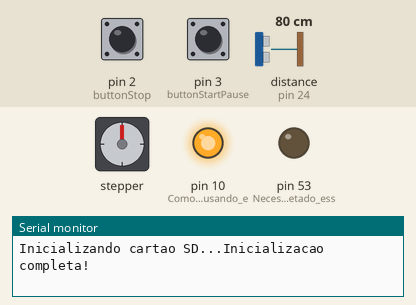
Bench run of a sketch on a simulated Arduino Mega 2560, built with avr-gcc and run on an emulated ATmega2560. Parts: stepper motor, output pins drawn as LEDs (lit = HIGH), the last lines printed to the serial monitor. The test bench sets the inputs (shaded band); at power-on: pin 3 (buttonStartPause) HIGH, pin 2 (buttonStop) HIGH, distance to the obstacle (sensor on pin 24) 80 cm. The echo pulse lasts 58.3 µs per cm; storage starts empty; stepper angles assume 200 steps per turn; pins used as bus, display or sensor lines are not drawn.

Above: at 1.2 s.
1.3 s: pin 3 (buttonStartPause) pulled LOW for 1 s
At 5.9 s:
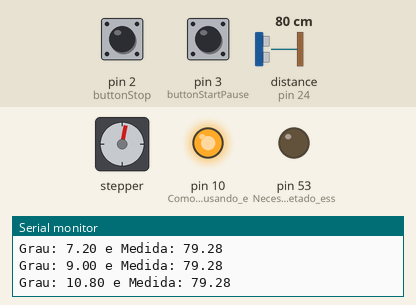
8.2 s: pin 2 (buttonStop) pulled LOW for 1 s
Timing chart, 0 to 11.2 s (numbered marks = the images above; inputs shaded):
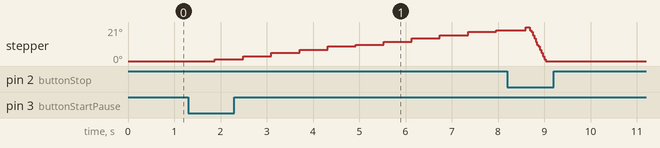

The sketch:

Trenuino.ino
```cpp
/* Trenuino
 * Projeto Desenvolvido por:
 *  Felipe Khoji Myose
 *  João Victor Pacheco
 *  Nicole Zafalon Kovacs
 *  Vinicius Ito Nagura
 *
 * Referências:
 *  Motor:
 *    https://www.arduino.cc/en/Reference/Stepper
 *    https://www.arduino.cc/en/Tutorial/StepperOneRevolution
 *  Sensor ultrassônico:
 *    http://howtomechatronics.com/tutorials/arduino/ultrasonic-sensor-hc-sr04/http://howtomechatronics.com/tutorials/arduino/ultrasonic-sensor-hc-sr04/
 *  Cartão SD:
 *    https://www.arduino.cc/en/Main/ArduinoEthernetShield
 *    https://www.arduino.cc/en/Tutorial/ReadWrite
 *    https://www.arduino.cc/en/Tutorial/Files
 *  Funcão qsort()
 *    https://www.tutorialspoint.com/c_standard_library/c_function_qsort.htm
*/

#include <Stepper.h>
#include <SPI.h>
#include <SD.h>

#define nMedidas 5
#define stepsPerRevolution 200

#define PARADO        0
#define GIRANDO       1
#define PAUSADO       2
#define INTERROMPENDO 30


/* Cabeçalho */
void obterMedidas();
float medirDistancia(int trigPin, int echoPin);
//float media(float distanciasTemporarias[]);
float mediana(float distanciasTemporarias[]);
void escreveArquivo();

/*Variável para criar arquivo*/
File myFile;

/* Registro para medicoes */
struct Medida{
  float grau;
  float distancia;
};

/* Declaracao das variaveis globais */
Medida medidas[200];

/*  Variáveis de estado de execução (relacionado aos botões)
    Estado de Execucao 0: Parado (Stopped), 1: Executando (Started), 2: Pausado (Paused)
    Numero de Passos: conta quantos passos já foram dados
*/
int volatile estadoExecucao = 0;
int volatile numeroPassos = 0;

/* Parametros para API do sensor */
long duration;
float distance;

/* Pinos */
/* NÃO USAR PINOS 11, 12, 13 e 53 Pois são utilizados pelo shield. O 10 precisa ficar desativado em HIGH */

const int trigPin           = 22;
const int echoPin           = 24;
const int m1                = 31;
const int m2                = 33;
const int m3                = 35;
const int m4                = 37;
const int buttonStartPause  = 3;
const int buttonStop        = 2;

/* Inicializar a biblioteca do motor de passo */
Stepper myStepper(stepsPerRevolution, m1, m2, m3, m4);

// Interrupção para botão Start/Pause
void StartPause() {
  if(estadoExecucao == GIRANDO)
    estadoExecucao = 2;
  else
    if(estadoExecucao == PARADO || estadoExecucao == PAUSADO)
      estadoExecucao = 1;
}

// Interrupção para botão Stop
void FuncaoParar() {
  if(estadoExecucao == GIRANDO || estadoExecucao == PAUSADO) {
    estadoExecucao = INTERROMPENDO;
  }
}

void setup() {
  pinMode(trigPin, OUTPUT); // Saida da onda
  pinMode(echoPin, INPUT);  // Retorno da onda

  myStepper.setSpeed(10);   // Setar a velocidade do motor para 10 rpm

  Serial.begin(9600);       // Monitor Serial para acompanhar as medicoes

  pinMode(buttonStartPause, INPUT_PULLUP); // Botão Start/Pause
  attachInterrupt(digitalPinToInterrupt(buttonStartPause), StartPause, LOW);

  pinMode(buttonStop, INPUT_PULLUP); // Botão Stop
  attachInterrupt(digitalPinToInterrupt(buttonStop), FuncaoParar, LOW);

   // Os Comandos a seguir são relativos a implementação da Shield de Cartão SD
  pinMode(53, OUTPUT); // Necessário ser setado esse pino para o funcionamento da shield

  pinMode(10, OUTPUT); // Como não estamos usando ethernet é necessário desativar esta porta da Shield, explicitamente
  digitalWrite(10, HIGH); // Para isso, deixe em alto para desativar

  while (!Serial) {
    ; // Espera a porta serial conectar. Necessario apenas para portas usb nativas
  }
  Serial.print("Inicializando cartao SD...");
  // Caso exista algum erro e o cartão SD não inicialize, escreve uma mensagem de erro no Monitor Serial
  if (!SD.begin(4)) {
    Serial.println("Inicializacao falhou!");
    return;
  }
  // Caso o cartão SD inicialize com sucesso, escreve uma mensagem de aviso no Monitor Serial.
  Serial.println("Inicializacao completa!");

}

void loop() {
  obterMedidas();
  escreveArquivo();
  delay(5000);
}

// Foi optado por não utilizar a função a seguir, pois segundo análise feita nos dados, a mediana geraria valores mais precisos.
/*
float media(float distanciasTemporarias[]) {
  float sum = 0;
  for(int j = 0; j < nMedidas; j++) {
    sum += distanciasTemporarias[j];
  }
  return (sum/nMedidas);
}
*/

int cmpfunc (const void * a, const void * b) {
   return ( *(int*)a - *(int*)b );
}

//Função que calcula a mediana das distâncias obtidas em cada grau medido.
float mediana(float distanciasTemporarias[]) {
  float m;
  int aux[nMedidas];

  for(int i = 0; i < nMedidas; i++) {
    aux[i] = distanciasTemporarias[i] * 100;
  }

  qsort(aux, nMedidas, sizeof(aux[0]), cmpfunc);

  if(nMedidas % 2 == 1)
    m = aux[(nMedidas/2) + 1];
  else {
    m = (aux[(nMedidas/2)] + aux[(nMedidas/2) + 1]) / 2;
  }

  return m / 100;
}

void obterMedidas() {
  float distanciasTemporarias[nMedidas];

  /* Girar o motor de passo e medir a distância */
  while(numeroPassos < 200) {
    /* Se estiver no estado de GIRANDO, efetua as medições */
    if(estadoExecucao == GIRANDO) {

      for(int j = 0; j < nMedidas; j++) {
        distanciasTemporarias[j] = medirDistancia(trigPin, echoPin);
        delay(100);
      }

      medidas[numeroPassos].distancia = mediana(distanciasTemporarias);
      medidas[numeroPassos].grau = (numeroPassos) * 1.8;

      // Printa a medicao
      Serial.print("Grau: ");
      Serial.print(medidas[numeroPassos].grau);
      Serial.print(" e Medida: ");
      Serial.println(medidas[numeroPassos].distancia);

      myStepper.step(1);

      delay(50);

      numeroPassos++;
    }
    /* Se o botão STOP for pressionado, retorna para posição inicial e seta estado de PARADO e preenche com 0 as posições do vetor */
    else if (estadoExecucao == INTERROMPENDO) {
      myStepper.step((-1) * numeroPassos);
      for (int i = 0; i < stepsPerRevolution; i++) {
        medidas[i].grau = 0;
        medidas[i].distancia = 0;
      }
      numeroPassos = 0;
      estadoExecucao = 0;
    }
  }

  /* Para a execução e volta o motor para a posição inicial caso atinja 360 graus */
  estadoExecucao = PARADO;
  myStepper.step(-200);
  numeroPassos = 0;
}

float medirDistancia(int trigPin, int echoPin){
    // Reseta o trigPin
    digitalWrite(trigPin, LOW);
    delayMicroseconds(2);
    // Seta o trigPin para HIGH por 10 micro-segundos
    digitalWrite(trigPin, HIGH);
    delayMicroseconds(10);
    digitalWrite(trigPin, LOW);
    // Lê o echoPin, retorna o travel time da onda sonora em micro-segundos
    duration = pulseIn(echoPin, HIGH);
    // Calcula a distância
    distance= duration*0.034/2;

    return distance;
}

void escreveArquivo(){ // Função que escreve no arquivo as medidas + virgula + graus:
    myFile = SD.open("medidas.csv", O_WRITE | O_CREAT | O_TRUNC); // Abre o arquivo medidas.csv
    if (myFile) { // Se conseguir abrir o arquivo medidas.csv:
      for (int i=0; i< 200; i++){ // loop que percorre as 200 posições do vetor e escreve no arquivo as medidas
         myFile.print(medidas[i].grau);
         myFile.print(",");
         myFile.println(medidas[i].distancia);
      }
      // Fechando o Arquivo:
      Serial.println("Arquivo salvo com sucesso!");
      myFile.close();
    } else {
        // Se o arquivo não abrir, printa uma mensagem de erro:
        Serial.println("Erro ao abrir arquivo");
      }
}
```
